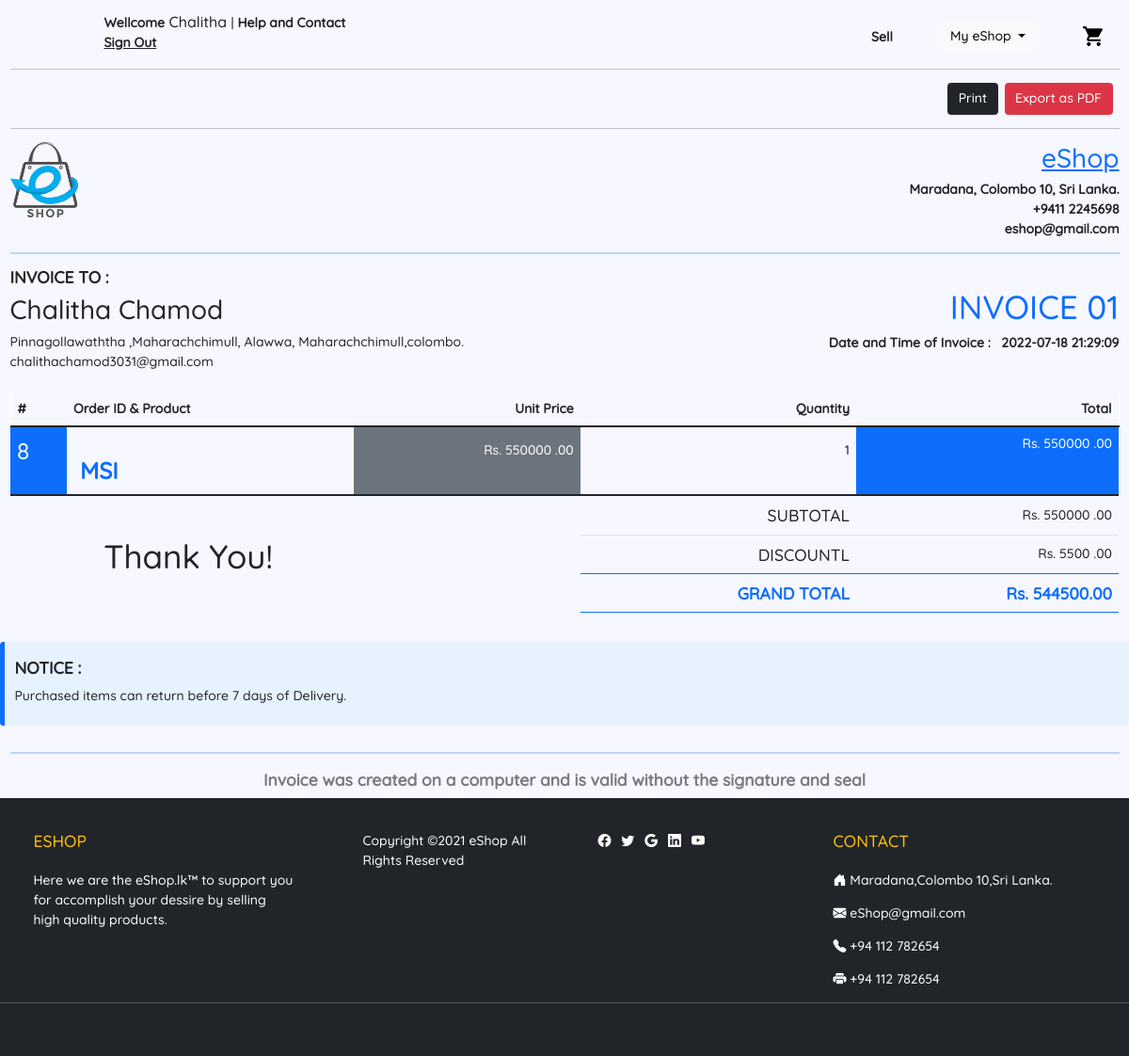
/eshop/invoice.php (signed in), run on the app's committed database.
### tables this page shows
CREATE TABLE IF NOT EXISTS `user_has_address` (
  `id` int NOT NULL AUTO_INCREMENT,
  `line1` text NOT NULL,
  `line2` text NOT NULL,
  `user_email` varchar(100) NOT NULL,
  `city_id` int NOT NULL,
  PRIMARY KEY (`id`),
  KEY `FK_user_has_address_user` (`user_email`),
  KEY `FK_user_has_address_city` (`city_id`),
  CONSTRAINT `FK_user_has_address_city` FOREIGN KEY (`city_id`) REFERENCES `city` (`id`),
  CONSTRAINT `FK_user_has_address_user` FOREIGN KEY (`user_email`) REFERENCES `user` (`email`)
);

CREATE TABLE IF NOT EXISTS `city` (
  `id` int NOT NULL AUTO_INCREMENT,
  `name` varchar(50) NOT NULL,
  `postal_code` varchar(6) NOT NULL,
  `district_id` int NOT NULL,
  PRIMARY KEY (`id`),
  KEY `FK__district` (`district_id`),
  CONSTRAINT `FK__district` FOREIGN KEY (`district_id`) REFERENCES `district` (`id`)
);

CREATE TABLE IF NOT EXISTS `invoice` (
  `id` int NOT NULL AUTO_INCREMENT,
  `order_id` varchar(50) NOT NULL,
  `product_id` int NOT NULL,
  `user_email` varchar(100) NOT NULL,
  `date` datetime NOT NULL,
  `total` double NOT NULL,
  `qty` int NOT NULL,
  `status` int DEFAULT '0',
  PRIMARY KEY (`id`),
  KEY `product_id` (`product_id`),
  KEY `user_email` (`user_email`),
  CONSTRAINT `FK_invoice_product` FOREIGN KEY (`product_id`) REFERENCES `product` (`id`),
  CONSTRAINT `FK_invoice_user` FOREIGN KEY (`user_email`) REFERENCES `user` (`email`)
);

CREATE TABLE IF NOT EXISTS `product` (
  `id` int NOT NULL AUTO_INCREMENT,
  `category` int NOT NULL,
  `model_has_brand_id` int NOT NULL,
  `colour_id` int NOT NULL,
  `price` double NOT NULL,
  `qty` int NOT NULL,
  `description` text NOT NULL,
  `title` varchar(100) NOT NULL,
  `condition_id` int NOT NULL,
  `status_id` int NOT NULL,
  `user_email` varchar(100) NOT NULL,
  `datetime_added` datetime NOT NULL,
  `delivery_fee_colombo` double NOT NULL,
  `delivery_fee_other` double NOT NULL,
  PRIMARY KEY (`id`),
  KEY `FK_product_colour` (`colour_id`) USING BTREE,
  KEY `FK_product_condition` (`condition_id`),
  KEY `FK_product_user` (`user_email`),
  KEY `FK_product_category` (`category`),
  KEY `FK_product_status` (`status_id`),
  KEY `FK_product_model_has_brand` (`model_has_brand_id`) USING BTREE,
  CONSTRAINT `FK_product_category` FOREIGN KEY (`category`) REFERENCES `category` (`id`),
  CONSTRAINT `FK_product_colour` FOREIGN KEY (`colour_id`) REFERENCES `colour` (`id`),
  CONSTRAINT `FK_product_condition` FOREIGN KEY (`condition_id`) REFERENCES `condition` (`id`),
  CONSTRAINT `FK_product_model_has_brand` FOREIGN KEY (`model_has_brand_id`) REFERENCES `model_has_brand` (`id`),
  CONSTRAINT `FK_product_status` FOREIGN KEY (`status_id`) REFERENCES `status` (`id`),
  CONSTRAINT `FK_product_user` FOREIGN KEY (`user_email`) REFERENCES `user` (`email`)
);

### eshop/connection.php (called while the page is built, shortened)
<?php
class Database
{
    public static $connection;
    public static function setUpConnection()
    {
        if (!isset(Database::$connection)) {
            Database::$connection = new mysqli("localhost", "root", "your_password", "eshop", "3306");
        }
    }
    public static function search($q)
    {
        $resultset = Database::$connection->query($q);
        return $resultset;
    }
}

### eshop/invoice.php (the view, shortened to what this page needs)
<?php
require "connection.php";
$iid = $_GET["order_id"];
?>
<!DOCTYPE html>
<html>
<head>
    <link rel="stylesheet" href="https://cdn.jsdelivr.net/npm/bootstrap-icons@1.5.0/font/bootstrap-icons.css">
    <link rel="stylesheet" href="https://use.fontawesome.com/releases/v5.7.2/css/all.css" />
    <link rel="stylesheet" href="https://stackpath.bootstrapcdn.com/bootstrap/5.0.0-alpha1/css/bootstrap.min.css" />
    <link rel="stylesheet" href="https://use.fontawesome.com/releases/v5.7.2/css/all.css" />
    <link rel="stylesheet" href="bootstrap.css" />
    <link rel="stylesheet" href="style.css" />
</head>
<body class="mt-2" style="background-color: #f7f7ff;">
    <div class="container-fluid">
        <div class="row">
            <?php require "header.php"; ?>
            <div class="col-12">
                <hr />
            </div>
            <div class="col-12 btn-toolbar justify-content-end">
                <button class="btn btn-dark me-2" onclick="printInvoice();">Print</button>
                <button class="btn btn-danger me-2">Export as PDF</button>
            </div>
            <div class="col-12">
                <hr />
            </div>
            <div class="col-12" id="page">
                <div class="row">
                    <div class="col-6">
                        <div class="invoiceHeaderImg"></div>
                    </div>
                    <div class="col-6">
                        <div class="row">
                            <div class="col-12 text-end text-primary text-decoration-underline">
                                <h2>eShop</h2>
                            </div>
                            <div class="col-12 text-end fw-bold">
                                <span>Maradana, Colombo 10, Sri Lanka.</span> <br />
                                <span>+9411 2245698</span> <br />
                                <span>eshop@gmail.com</span>
                            </div>
                        </div>
                    </div>
                    <div class="col-12">
                        <hr class="border border-1 border-primary" />
                    </div>
                    <div class="col-12 mb-4">
                        <div class="row">
                            <div class="col-6">
                                <h5 class="fw-bold">INVOICE TO :</h5>
                                <h2><?php echo $_SESSION["u"]["fname"] . " " . $_SESSION["u"]["lname"] ?></h2>
                                <?php
                                $address_rs =  Database::search("SELECT * FROM `user_has_address` INNER JOIN `city` ON `user_has_address`.`city_id` = `city`.`id` WHERE `user_email` = '" . $_SESSION["u"]["email"] . "'");
                                $address_data = $address_rs->fetch_assoc();
                                ?>
                                <span><?php echo $address_data["line1"] . ", " . $address_data["line2"] . "," . $address_data["name"] . "."; ?></span> <br />
                                <span><?php echo $_SESSION["u"]["email"]; ?></span>
                            </div>
                            <div class="col-6 text-end mt-4">
                                <h1 class="text-primary">INVOICE 01</h1>
                                <span class="fw-bold">Date and Time of Invoice :</span> &nbsp;
                                <?php
                                $order_rs = Database::search("SELECT * FROM `invoice` WHERE `order_id` = '" . $iid . "'");
                                $order_data = $order_rs->fetch_assoc();
                                ?>
                                <span class="fw-bold"><?php echo $order_data["date"]; ?></span>
                            </div>
                        </div>
                    </div>
                    <div class="col-12">
                        <table class="table">
                            <thead>
                                <tr class="border border-1 border-white">
                                    <th>#</th>
                                    <th>Order ID & Product</th>
                                    <th class="text-end">Unit Price</th>
                                    <th class="text-end">Quantity</th>
                                    <th class="text-end">Total</th>
                                </tr>
                            </thead>
                            <tbody>
                                <tr style="height: 72px;">
                                    <td class="bg-primary text-white fs-3"><?php echo $order_data["id"] ?></td>
                                    <td>
                                        <span class="fw-bold p-2 text-primary text-decoration-underline"><?php echo $order_data["order_id"] ?> </span> <br />
                                        <?php
                                        $product_rs = Database::search("SELECT * FROM `product` WHERE `id` = '" . $order_data["product_id"] . "'");
                                        $product_data = $product_rs->fetch_assoc();
                                        ?>
                                        <span class="fw-bold p-2 fs-3 text-primary"><?php echo $product_data["title"] ?></span>
                                    </td>
                                    <td class="fs-6 text-end pt-3 bg-secondary text-white">Rs. <?php echo $product_data["price"] ?> .00</td>
                                    <td class="fs-6 text-end pt-3"><?php echo $order_data["qty"] ?></td>
                                    <td class="fs-6 text-end bg-primary text-white">Rs. <?php echo $order_data["total"] ?> .00</td>
                                </tr>
                            </tbody>
                            <tfoot>
                                <tr>
                                    <td colspan="3" class="border-0"></td>
                                    <td class="fs-5 text-end">SUBTOTAL</td>
                                    <td class="text-end">Rs. <?php echo $order_data["total"] ?> .00</td>
                                </tr>
                                <tr>
                                    <td colspan="3" class="border-0"></td>
                                    <td class="fs-5 text-end border-primary">DISCOUNTL</td>
                                    <td class="text-end border-primary">Rs.
                                        <?php
                                        if ($order_data["total"] > "250000") {
                                            $discount = ($order_data["total"] / 100) * 1;
                                            echo $discount;
                                        } else if ($order_data["total"] > "500000") {
                                            $discount = ($order_data["total"] / 100) * 2;
                                            echo $discount;
                                        } else if ($order_data["total"] > "1000000") {
                                            $discount = ($order_data["total"] / 100) * 5;
                                            echo $discount;
                                        } else if ($order_data["total"] <= "250000") {
                                            $discount = "00";
                                        }
                                        ?>
                                        .00</td>
                                </tr>
                                <tr>
                                    <td colspan="3" class="border-0"></td>
                                    <td class="fs-5 text-end border-primary text-primary fw-bold">GRAND TOTAL</td>
                                    <td class="text-end border-primary text-primary fs-5 fw-bold">Rs. <?php echo $order_data["total"] - $discount ?>.00</td>
                                </tr>
                            </tfoot>
                        </table>
                    </div>
                    <div class="col-4 text-center" style="margin-top: -100px; margin-bottom: 50px;">
                        <span class="fs-1">Thank You!</span>
                    </div>
                    <div class="col-12 mt-3 mb-3 border border-5 border-primary border-start border-top-0 border-bottom-0
                    border-end-0 rounded" style="background-color: #e7f2ff;">
                        <div class="row">
                            <div class="col-12 mt-3 mb-3">
                                <label class="form-label fs-5 fw-bold">NOTICE :</label> <br />
                                <label class="form-label fs-6">Purchased items can return before 7 days of Delivery.</label>
                            </div>
                        </div>
                    </div>
                    <div class="col-12">
                        <hr class="border border-1 border-primary" />
                    </div>
                    <div class="col-12 text-center">
                        <label class="form-label fs-5 text-black-50 fw-bold">Invoice was created on a computer and is valid without the signature and seal</label>
                    </div>
                </div>
            </div>
            <?php require "footer.php"; ?>
        </div>
    </div>
</body>
</html>

### eshop/style.css (style rules this page uses)
* { font-family: "Quicksand"; font-size: 14px; }
.invoiceHeaderImg { height: 80px; background-image: url("resources/logo.svg"); background-repeat: no-repeat; background-size: contain; }

### data on the page
user_has_address: line1 "Pinnagollawaththa ,Maharachchimull, Alawwa", line2 "Maharachchimull", city.name "colombo"
invoice: date "2022-07-18 21:29:09", id "8", qty "1", total "550000", total "5500", $order_data['total']-$discount "544500"
product: title "MSI", price "550000"

### other printed values
$data["fname"] "Chalitha"
$_SESSION["u"]["fname"] "Chalitha"
$_SESSION["u"]["lname"] "Chamod"
$_SESSION["u"]["email"] "chalithachamod3031@gmail.com"
